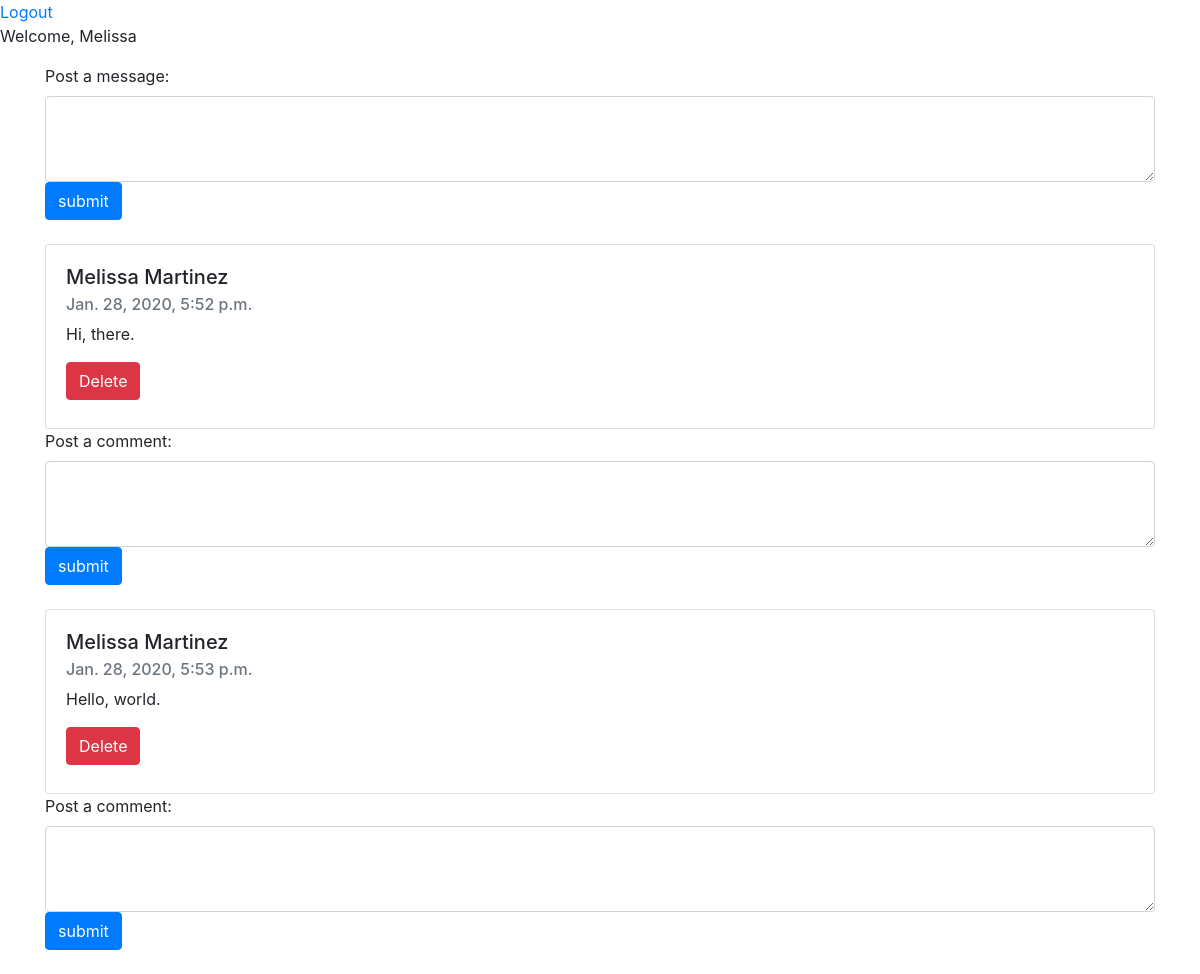
/success (signed in), run on the app's committed database.
### wall_app/models.py (models this page shows)
class User(models.Model):
    first_name = models.CharField(max_length=60)
    last_name = models.CharField(max_length=60)
    email = models.CharField(max_length=60)
    password = models.CharField(max_length=60)
    created_at = models.DateTimeField(auto_now_add=True)
    updated_at = models.DateTimeField(auto_now=True)
    objects = UserManager()

class Message(models.Model):
    text = models.TextField()
    user_related = models.ForeignKey('User', on_delete=models.CASCADE, related_name="user_messaged")
    created_at = models.DateTimeField(auto_now_add=True)
    updated_at = models.DateTimeField(auto_now=True)
    objects = MessageManager()

### wall_app/views.py (the view)
# urls.py: path('success', views.success), #GET
def success(request):
    user_id = request.session.get('user_id')
    if user_id is None:
        messages.error(request, "Please log in or register")
        return redirect('/')
    context = {
        "user":User.objects.get(id=user_id),
        "all_messages": Message.objects.all(),
    }
    return render(request, 'success.html', context)

### wall_app/templates/success.html (shortened to what this page needs)
<!DOCTYPE html>
<html lang="en">
<head>
    <link href="https://stackpath.bootstrapcdn.com/bootstrap/4.4.1/css/bootstrap.min.css" rel="stylesheet">
</head>
<body>
    <a href="/logout">Logout</a>
    <p>Welcome, {{user.first_name}}</p>
    <div class="container">
        <form action="/new_message" method="post">
            <div class="form-group">
                <label>Post a message:</label>
                <textarea class="form-control" id="exampleFormControlTextarea1" rows="3" name="message"></textarea>
                <button type="submit" class="btn btn-primary mb-2">submit</button>
            </div>
        </form>
        {%for message in all_messages%}
        <div class="card">
            <div class="card-body">
                <h5 class="card-title">{{message.user_related.first_name}} {{message.user_related.last_name}}</h5>
                <h6 class="card-subtitle mb-2 text-muted">{{message.created_at}}</h6>
                <p class="card-text">{{message.text}}</p>
                {%if message.user_related.id == request.session.user_id%}
                <form action="/message/{{message.id}}/delete" method="post">
                    <button type="submit" class="btn btn-danger mb-2">Delete</button>
                </form>
                {%endif%}
            </div>
        </div>
        <form action="/new_comment/{{message.id}}" method="post">
            <div class="form-group">
                <label>Post a comment:</label>
                <textarea class="form-control" id="exampleFormControlTextarea1" rows="3" name="comment"></textarea>
                <button type="submit" class="btn btn-primary mb-2">submit</button>
            </div>
        </form>
        {%endfor%}
    </div>
</body>
</html>

### data on the page
User: first_name "Melissa"
Message: user_related.first_name "Melissa", user_related.last_name "Martinez", created_at "Jan. 28, 2020, 5:52 p.m.", text "Hi, there."
Message: user_related.first_name "Melissa", user_related.last_name "Martinez", created_at "Jan. 28, 2020, 5:53 p.m.", text "Hello, world."
